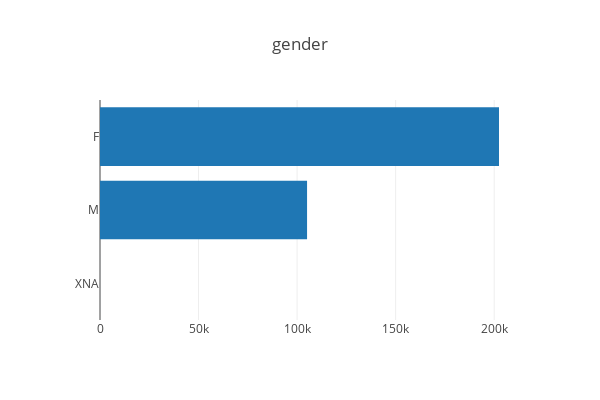

Notebook cell for this chart:
### Code cell
bar(application, "CODE_GENDER", "gender")

### Figure 1 — Plotly figure (JSON) as saved in the notebook; plotly's stock layout.template omitted (floating-point values rounded to 4 significant figures)
{"data": [{"orientation": "h", "type": "bar", "x": [4, 105059, 202448], "y": ["XNA", "M", "F"]}], "layout": {"height": 400, "margin": {"l": 100}, "title": "gender", "width": 600}}
